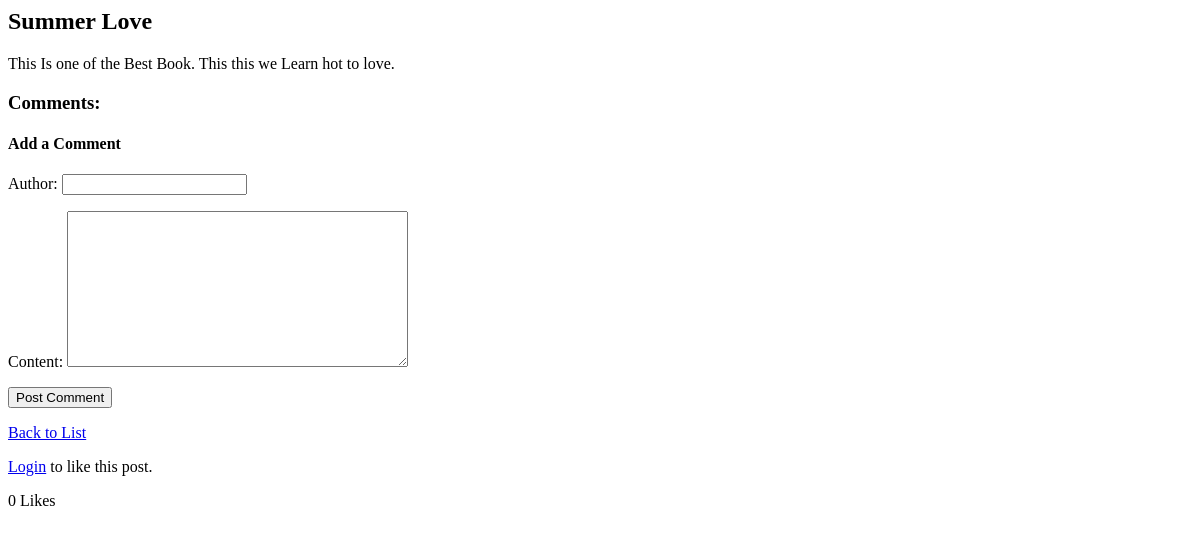
Before: /post/2/ with the older database file.
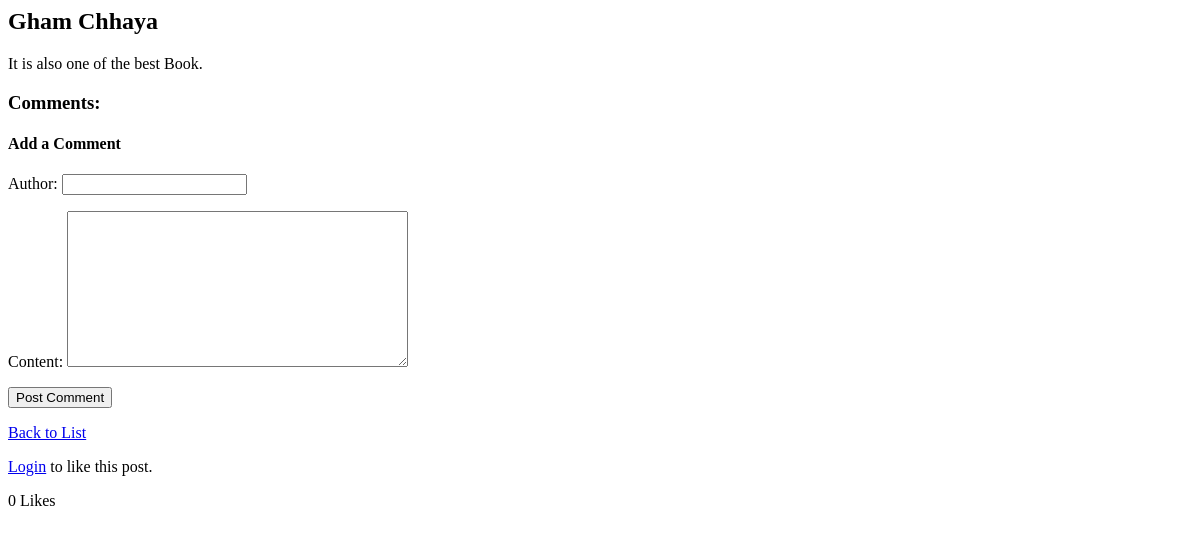
After: the same page with the newer database file.
### Blog/models.py (models this page shows, shortened)
class Post(models.Model):
    title = models.CharField(max_length=200)
    content = models.TextField()
    created_at = models.DateTimeField(default=timezone.now)
    updated_at = models.DateTimeField(auto_now=True)
    likes = models.ManyToManyField(User, related_name='liked_posts', blank=True)
    author = models.ForeignKey(User, on_delete=models.CASCADE, related_name='posts')

### Blog/views.py (the view)
# urls.py: path('post/<int:pk>/', views.post_detail, name='post_detail'),
def post_detail(request, pk):
    post = get_object_or_404(Post, pk=pk)
    comments = post.comments.all()
    if request.method == "POST":
        form = CommentForm(request.POST)
        if form.is_valid():
            comment = form.save(commit=False)
            comment.post = post
            comment.save()
            return redirect('post_detail', pk=post.pk)
    else:
        form = CommentForm()
    return render(request, 'blog/post_detail.html', {'post': post, 'comments': comments, 'form': form})

### Blog/forms.py
class CommentForm(forms.ModelForm):
    class Meta:
        model = Comment
        fields = ['author', 'content']

### Blog/templates/Blog/post_detail.html (shortened to what this page needs)
<h2>{{ post.title }}</h2>
<p>{{ post.content }}</p>
<h3>Comments:</h3>
<h4>Add a Comment</h4>
<form method="post">
  {{ form.as_p }}
  <button type="submit">Post Comment</button>
</form>
<a href="{% url 'post_list' %}">Back to List</a>
{% if user.is_authenticated %}
  <form method="post" action="{% url 'toggle_like' post.pk %}">{% csrf_token %}
    <button type="submit">
      {% if user in post.likes.all %}
        ❤️ Unlike
      {% else %}
        🤍 Like
      {% endif %}
    </button>
  </form>
{% else %}
  <p><a href="{% url 'login' %}">Login</a> to like this post.</p>
{% endif %}
<p>{{ post.likes.count }} Likes</p>

Changed rows visible on the page:
changed Post: title "Summer Love" → "Gham Chhaya"; content "This Is one of the Best Book. This this we Learn hot to love." → "It is also one of the best Book."
